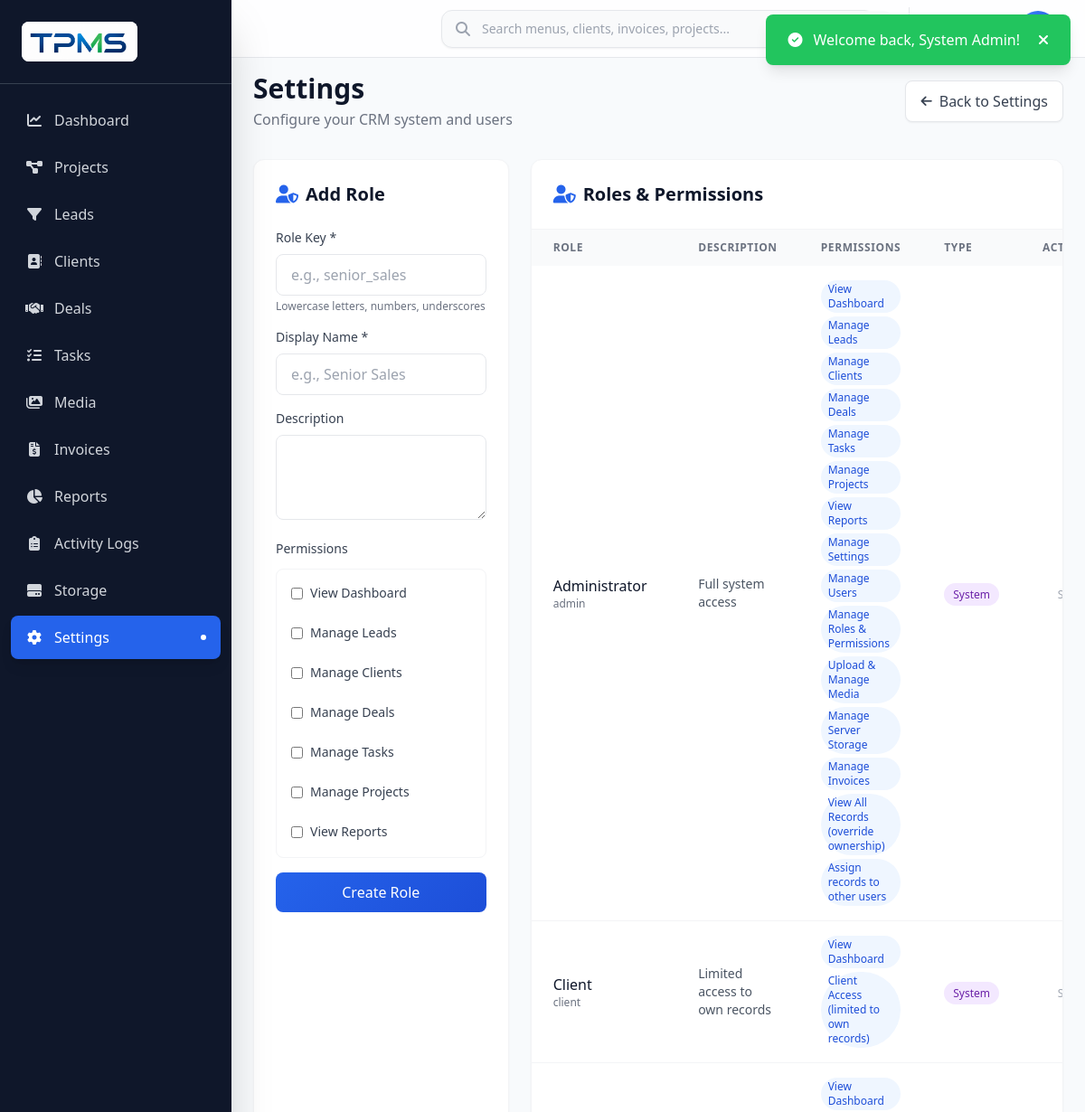
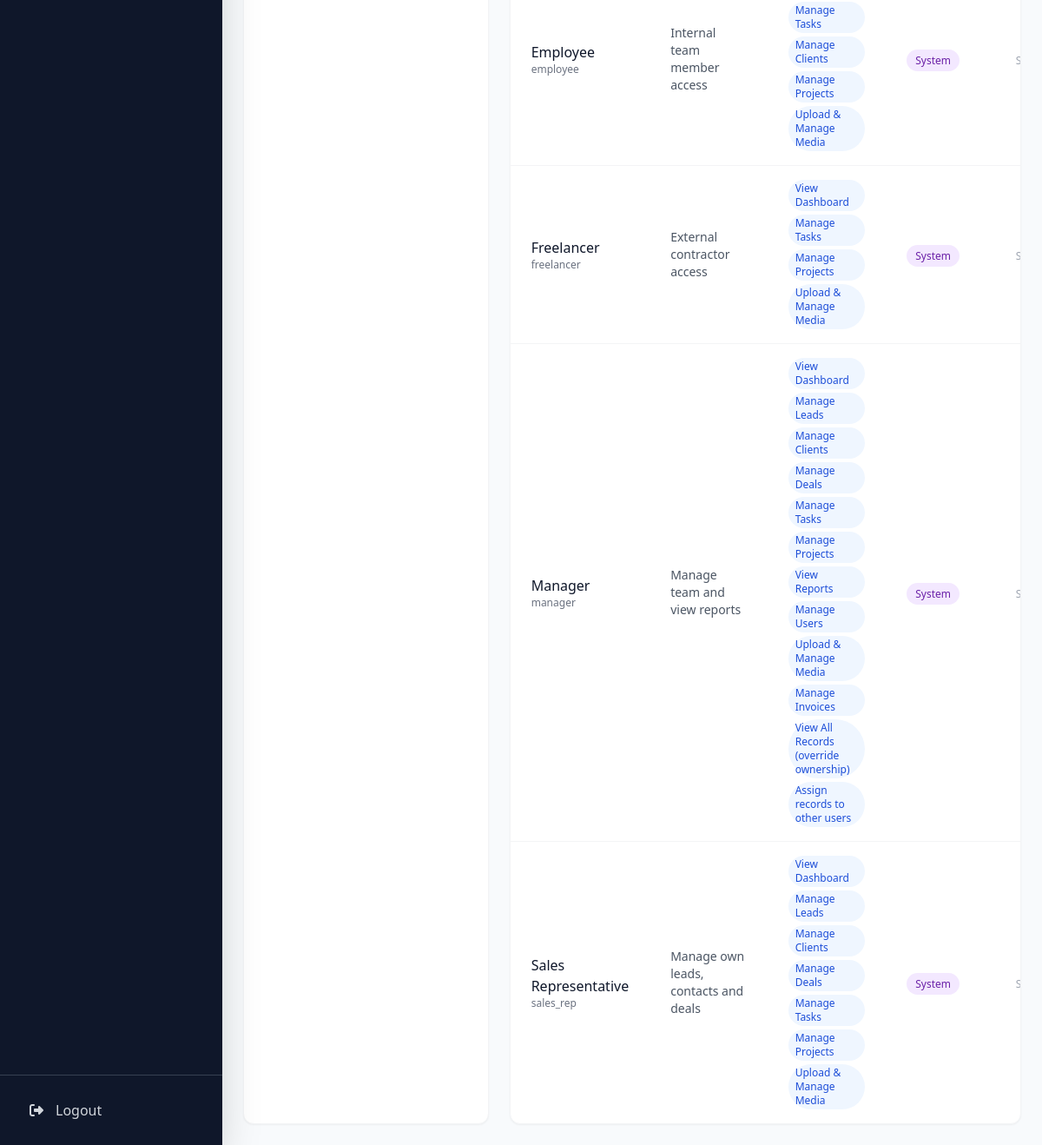
The page /settings.php?section=roles (signed in) on the database its author committed (2 pictures, top to bottom).
### tables this page shows
CREATE TABLE IF NOT EXISTS roles (
    id INT AUTO_INCREMENT PRIMARY KEY,
    name VARCHAR(50) NOT NULL UNIQUE,
    display_name VARCHAR(100) NOT NULL,
    description TEXT DEFAULT NULL,
    permissions JSON NOT NULL,
    is_system TINYINT(1) DEFAULT 0,
    created_at TIMESTAMP DEFAULT CURRENT_TIMESTAMP,
    updated_at TIMESTAMP DEFAULT CURRENT_TIMESTAMP ON UPDATE CURRENT_TIMESTAMP
);

### includes/functions.php (called while the page is built, shortened)
<?php
function sanitize($input)
{
    return htmlspecialchars(trim((string)$input), ENT_QUOTES, 'UTF-8');
}

### settings.php (the view, shortened to what this page needs)
<?php
require_once 'includes/header.php';
$db = getDB();
$section = $_GET['section'] ?? '';
$roles = $db->query("SELECT * FROM roles ORDER BY is_system DESC, display_name ASC")->fetchAll();
$allPermissions = $GLOBALS['ALL_PERMISSIONS'];
$editRole = null;
include 'includes/sidebar.php';
?>
<div class="lg:ml-64 min-h-screen transition-all duration-300">
    <?php include 'includes/topbar.php'; ?>
    <main class="p-6 pt-20">
        <div class="mb-8 animate-fade-in">
            <div class="flex items-center justify-between">
                <div>
                    <h1 class="text-3xl font-bold text-secondary-900">Settings</h1>
                    <p class="text-gray-500 mt-1">Configure your CRM system and users</p>
                </div>
                <?php if ($section): ?>
                <a href="settings.php" class="inline-flex items-center gap-2 px-4 py-2.5 bg-white border border-gray-200 text-gray-700 rounded-lg hover:bg-gray-50 transition-colors shadow-sm">
                    <i class="fas fa-arrow-left text-sm"></i>
                    <span>Back to Settings</span>
                </a>
                <?php endif; ?>
            </div>
        </div>
        <?php if (!$section): ?>
        <div class="grid grid-cols-1 md:grid-cols-2 lg:grid-cols-3 gap-6">
            <a href="settings.php?section=general" class="group bg-white rounded-xl shadow-sm border border-gray-100 p-6 hover:shadow-md hover:border-primary-200 transition-all animate-slide-up">
                <div class="w-14 h-14 rounded-xl bg-primary-50 flex items-center justify-center mb-4 group-hover:bg-primary-100 transition-colors">
                    <i class="fas fa-cog text-primary-600 text-2xl"></i>
                </div>
                <h2 class="text-xl font-bold text-secondary-900 mb-2">General Settings</h2>
                <p class="text-gray-500 text-sm">Company info, currency, timezone, date format and system preferences.</p>
            </a>
            <a href="settings.php?section=users" class="group bg-white rounded-xl shadow-sm border border-gray-100 p-6 hover:shadow-md hover:border-primary-200 transition-all animate-slide-up animate-delay-100">
                <div class="w-14 h-14 rounded-xl bg-blue-50 flex items-center justify-center mb-4 group-hover:bg-blue-100 transition-colors">
                    <i class="fas fa-users text-blue-600 text-2xl"></i>
                </div>
                <h2 class="text-xl font-bold text-secondary-900 mb-2">Users Management</h2>
                <p class="text-gray-500 text-sm">Create new users, assign roles and activate or deactivate accounts.</p>
            </a>
            <a href="settings.php?section=roles" class="group bg-white rounded-xl shadow-sm border border-gray-100 p-6 hover:shadow-md hover:border-primary-200 transition-all animate-slide-up animate-delay-200">
                <div class="w-14 h-14 rounded-xl bg-purple-50 flex items-center justify-center mb-4 group-hover:bg-purple-100 transition-colors">
                    <i class="fas fa-user-shield text-purple-600 text-2xl"></i>
                </div>
                <h2 class="text-xl font-bold text-secondary-900 mb-2">Roles & Permissions</h2>
                <p class="text-gray-500 text-sm">Manage custom roles and control access permissions for each role.</p>
            </a>
        </div>
        <?php elseif ($section === 'roles'): ?>
        <div class="grid grid-cols-1 lg:grid-cols-3 gap-6">
            <div class="bg-white rounded-xl shadow-sm border border-gray-100 p-6 animate-slide-up">
                <h2 class="text-xl font-bold text-secondary-900 mb-6 flex items-center gap-2"><i class="fas fa-user-shield text-primary-600"></i> <?php echo $editRole ? 'Edit Role' : 'Add Role'; ?></h2>
                <form method="POST" action="settings.php?section=roles" class="space-y-4">
                    <div>
                        <label class="block text-sm font-medium text-gray-700 mb-2">Role Key *</label>
                        <input type="text" name="role_name" required <?php echo $editRole ? 'readonly' : ''; ?> value="<?php echo sanitize($editRole['name'] ?? ''); ?>"
                               class="w-full px-4 py-2.5 border border-gray-200 rounded-lg focus:outline-none focus:border-primary-500 focus:ring-2 focus:ring-primary-500/20 transition-all <?php echo $editRole ? 'bg-gray-100' : ''; ?>"
                               placeholder="e.g., senior_sales">
                        <p class="text-xs text-gray-500 mt-1">Lowercase letters, numbers, underscores</p>
                    </div>
                    <div>
                        <label class="block text-sm font-medium text-gray-700 mb-2">Display Name *</label>
                        <input type="text" name="role_display_name" required value="<?php echo sanitize($editRole['display_name'] ?? ''); ?>"
                               class="w-full px-4 py-2.5 border border-gray-200 rounded-lg focus:outline-none focus:border-primary-500 focus:ring-2 focus:ring-primary-500/20 transition-all"
                               placeholder="e.g., Senior Sales">
                    </div>
                    <div>
                        <label class="block text-sm font-medium text-gray-700 mb-2">Description</label>
                        <textarea name="role_description" rows="3" class="w-full px-4 py-2.5 border border-gray-200 rounded-lg focus:outline-none focus:border-primary-500 focus:ring-2 focus:ring-primary-500/20 transition-all"><?php echo sanitize($editRole['description'] ?? ''); ?></textarea>
                    </div>
                    <div>
                        <label class="block text-sm font-medium text-gray-700 mb-3">Permissions</label>
                        <div class="space-y-2 max-h-80 overflow-y-auto p-2 border border-gray-100 rounded-lg">
                            <?php
                            $editPerms = $editRole ? json_decode($editRole['permissions'], true) : [];
                            foreach ($allPermissions as $permKey => $permLabel):
                            ?>
                            <label class="flex items-center gap-2 p-2 rounded hover:bg-gray-50 cursor-pointer">
                                <input type="checkbox" name="role_permissions[]" value="<?php echo $permKey; ?>" <?php echo in_array($permKey, $editPerms ?? []) ? 'checked' : ''; ?>
                                       class="rounded border-gray-300 text-primary-600 focus:ring-primary-500">
                                <span class="text-sm text-gray-700"><?php echo sanitize($permLabel); ?></span>
                            </label>
                            <?php endforeach; ?>
                        </div>
                    </div>
                    <div class="flex gap-2">
                        <button type="submit" class="btn-primary flex-1 py-2.5 text-white rounded-lg font-medium"><?php echo $editRole ? 'Update Role' : 'Create Role'; ?></button>
                    </div>
                </form>
            </div>
            <div class="lg:col-span-2 bg-white rounded-xl shadow-sm border border-gray-100 overflow-hidden animate-slide-up animate-delay-100">
                <div class="p-6 border-b border-gray-100">
                    <h2 class="text-xl font-bold text-secondary-900 flex items-center gap-2"><i class="fas fa-user-shield text-primary-600"></i> Roles & Permissions</h2>
                </div>
                <div class="overflow-x-auto">
                    <table class="w-full">
                        <thead class="bg-gray-50">
                            <tr>
                                <th class="px-6 py-3 text-left text-xs font-semibold text-gray-500 uppercase tracking-wider">Role</th>
                                <th class="px-6 py-3 text-left text-xs font-semibold text-gray-500 uppercase tracking-wider">Description</th>
                                <th class="px-6 py-3 text-left text-xs font-semibold text-gray-500 uppercase tracking-wider">Permissions</th>
                                <th class="px-6 py-3 text-left text-xs font-semibold text-gray-500 uppercase tracking-wider">Type</th>
                                <th class="px-6 py-3 text-right text-xs font-semibold text-gray-500 uppercase tracking-wider">Actions</th>
                            </tr>
                        </thead>
                        <tbody class="divide-y divide-gray-100">
                            <?php foreach ($roles as $role):
                                $rolePerms = json_decode($role['permissions'], true) ?: [];
                            ?>
                            <tr class="hover:bg-gray-50 transition-colors">
                                <td class="px-6 py-4">
                                    <p class="font-medium text-secondary-900"><?php echo sanitize($role['display_name']); ?></p>
                                    <p class="text-xs text-gray-500"><?php echo sanitize($role['name']); ?></p>
                                </td>
                                <td class="px-6 py-4 text-sm text-gray-600"><?php echo sanitize($role['description'] ?: '-'); ?></td>
                                <td class="px-6 py-4">
                                    <div class="flex flex-wrap gap-1">
                                        <?php foreach ($rolePerms as $perm): ?>
                                        <span class="px-2 py-0.5 text-xs rounded-full bg-blue-50 text-blue-700"><?php echo sanitize($allPermissions[$perm] ?? $perm); ?></span>
                                        <?php endforeach; ?>
                                    </div>
                                </td>
                                <td class="px-6 py-4"><span class="px-2.5 py-1 text-xs rounded-full <?php echo $role['is_system'] ? 'bg-purple-100 text-purple-800' : 'bg-green-100 text-green-800'; ?>"><?php echo $role['is_system'] ? 'System' : 'Custom'; ?></span></td>
                                <td class="px-6 py-4 text-right">
                                    <?php if (!$role['is_system']): ?>
                                    <a href="settings.php?section=roles&edit_role=<?php echo $role['id']; ?>" class="p-2 text-blue-600 hover:bg-blue-50 rounded-lg transition-colors mr-1"><i class="fas fa-edit"></i></a>
                                    <a href="settings.php?section=roles&delete_role=<?php echo $role['id']; ?>" class="p-2 text-red-600 hover:bg-red-50 rounded-lg transition-colors" data-confirm="Are you sure you want to delete this role?"><i class="fas fa-trash"></i></a>
                                    <?php else: ?>
                                    <span class="text-xs text-gray-400">System</span>
                                    <?php endif; ?>
                                </td>
                            </tr>
                            <?php endforeach; ?>
                        </tbody>
                    </table>
                </div>
            </div>
        </div>
        <?php endif; ?>
    </main>
</div>
<?php include 'includes/footer.php'; ?>

### rows shown on the page
roles: display_name "Administrator", name "admin", description "Full system access", permissions "View Dashboard", permissions "Manage Leads", permissions "Manage Clients", permissions "Manage Deals", permissions "Manage Tasks", permissions "Manage Projects", permissions "View Reports", permissions "Manage Settings", permissions "Manage Users", permissions "Manage Roles & Permissions", permissions "Upload & Manage Media", permissions "Manage Server Storage", permissions "Manage Invoices", permissions "View All Records (override ownership)", permissions "Assign records to other users", is_system "System"
roles: display_name "Client", name "client", description "Limited access to own records", permissions "View Dashboard", permissions "Client Access (limited to own records)", is_system "System"
roles: display_name "Employee", name "employee", description "Internal team member access", permissions "View Dashboard", permissions "Manage Tasks", permissions "Manage Clients", permissions "Manage Projects", permissions "Upload & Manage Media", is_system "System"
roles: display_name "Freelancer", name "freelancer", description "External contractor access", permissions "View Dashboard", permissions "Manage Tasks", permissions "Manage Projects", permissions "Upload & Manage Media", is_system "System"
roles: display_name "Manager", name "manager", description "Manage team and view reports", permissions "View Dashboard", permissions "Manage Leads", permissions "Manage Clients", permissions "Manage Deals", permissions "Manage Tasks", permissions "Manage Projects", permissions "View Reports", permissions "Manage Users", permissions "Upload & Manage Media", permissions "Manage Invoices", permissions "View All Records (override ownership)", permissions "Assign records to other users", is_system "System"
roles: display_name "Sales Representative", name "sales_rep", description "Manage own leads, contacts and deals", permissions "View Dashboard", permissions "Manage Leads", permissions "Manage Clients", permissions "Manage Deals", permissions "Manage Tasks", permissions "Manage Projects", permissions "Upload & Manage Media", is_system "System"

### other values the page prints
$flash['message'] "Welcome back, System Admin!"
$item['label'] "Dashboard"
$item['label'] "Projects"
$item['label'] "Leads"
$item['label'] "Clients"
$item['label'] "Deals"
$item['label'] "Tasks"
$item['label'] "Media"
$item['label'] "Invoices"
$item['label'] "Reports"
$item['label'] "Activity Logs"
$item['label'] "Storage"
$item['label'] "Settings"
$permLabel "View Dashboard"
$permLabel "Manage Leads"
